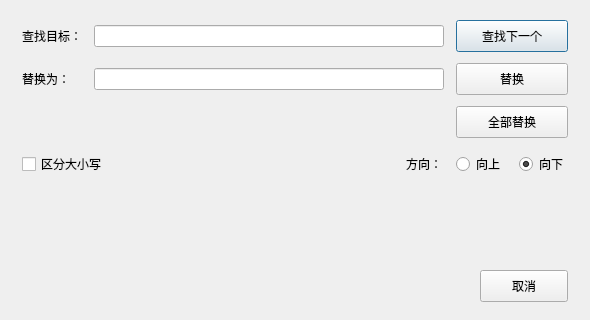
<?xml version="1.0" encoding="UTF-8"?>
<ui version="4.0">
 <class>ReplaceDialog</class>
 <widget class="QDialog" name="ReplaceDialog">
  <property name="geometry">
   <rect>
    <x>0</x>
    <y>0</y>
    <width>590</width>
    <height>320</height>
   </rect>
  </property>
  <property name="windowTitle">
   <string>替换</string>
  </property>
  <layout class="QVBoxLayout" name="verticalLayout">
   <property name="spacing">
    <number>14</number>
   </property>
   <property name="leftMargin">
    <number>22</number>
   </property>
   <property name="topMargin">
    <number>20</number>
   </property>
   <property name="rightMargin">
    <number>22</number>
   </property>
   <property name="bottomMargin">
    <number>18</number>
   </property>
   <item>
    <layout class="QGridLayout" name="fieldsLayout">
     <property name="horizontalSpacing">
      <number>12</number>
     </property>
     <property name="verticalSpacing">
      <number>11</number>
     </property>
     <item row="0" column="0">
      <widget class="QLabel" name="findLabel">
       <property name="text">
        <string>查找目标：</string>
       </property>
       <property name="buddy">
        <cstring>findLineEdit</cstring>
       </property>
      </widget>
     </item>
     <item row="0" column="1">
      <widget class="QLineEdit" name="findLineEdit">
       <property name="clearButtonEnabled">
        <bool>true</bool>
       </property>
      </widget>
     </item>
     <item row="0" column="2">
      <widget class="QPushButton" name="findNextButton">
       <property name="minimumSize">
        <size>
         <width>112</width>
         <height>32</height>
        </size>
       </property>
       <property name="text">
        <string>查找下一个</string>
       </property>
      </widget>
     </item>
     <item row="1" column="0">
      <widget class="QLabel" name="replaceLabel">
       <property name="text">
        <string>替换为：</string>
       </property>
       <property name="buddy">
        <cstring>replaceLineEdit</cstring>
       </property>
      </widget>
     </item>
     <item row="1" column="1">
      <widget class="QLineEdit" name="replaceLineEdit">
       <property name="clearButtonEnabled">
        <bool>true</bool>
       </property>
      </widget>
     </item>
     <item row="1" column="2">
      <widget class="QPushButton" name="replaceButton">
       <property name="minimumSize">
        <size>
         <width>112</width>
         <height>32</height>
        </size>
       </property>
       <property name="text">
        <string>替换</string>
       </property>
      </widget>
     </item>
     <item row="2" column="2">
      <widget class="QPushButton" name="replaceAllButton">
       <property name="minimumSize">
        <size>
         <width>112</width>
         <height>32</height>
        </size>
       </property>
       <property name="text">
        <string>全部替换</string>
       </property>
      </widget>
     </item>
    </layout>
   </item>
   <item>
    <layout class="QHBoxLayout" name="optionsLayout">
     <item>
      <widget class="QCheckBox" name="caseSensitiveCheckBox">
       <property name="text">
        <string>区分大小写</string>
       </property>
      </widget>
     </item>
     <item>
      <spacer name="optionsSpacer">
       <property name="orientation">
        <enum>Qt::Horizontal</enum>
       </property>
       <property name="sizeHint" stdset="0">
        <size>
         <width>30</width>
         <height>20</height>
        </size>
       </property>
      </spacer>
     </item>
     <item>
      <widget class="QLabel" name="directionLabel">
       <property name="text">
        <string>方向：</string>
       </property>
      </widget>
     </item>
     <item>
      <widget class="QRadioButton" name="backwardRadioButton">
       <property name="text">
        <string>向上</string>
       </property>
      </widget>
     </item>
     <item>
      <widget class="QRadioButton" name="forwardRadioButton">
       <property name="text">
        <string>向下</string>
       </property>
       <property name="checked">
        <bool>true</bool>
       </property>
      </widget>
     </item>
    </layout>
   </item>
   <item>
    <widget class="QLabel" name="messageLabel">
     <property name="minimumSize">
      <size>
       <width>0</width>
       <height>24</height>
      </size>
     </property>
     <property name="text">
      <string/>
     </property>
    </widget>
   </item>
   <item>
    <spacer name="mainSpacer">
     <property name="orientation">
      <enum>Qt::Vertical</enum>
     </property>
     <property name="sizeHint" stdset="0">
      <size>
       <width>20</width>
       <height>8</height>
      </size>
     </property>
    </spacer>
   </item>
   <item>
    <layout class="QHBoxLayout" name="buttonLayout">
     <item>
      <spacer name="buttonSpacer">
       <property name="orientation">
        <enum>Qt::Horizontal</enum>
       </property>
       <property name="sizeHint" stdset="0">
        <size>
         <width>40</width>
         <height>20</height>
        </size>
       </property>
      </spacer>
     </item>
     <item>
      <widget class="QPushButton" name="cancelButton">
       <property name="minimumSize">
        <size>
         <width>88</width>
         <height>32</height>
        </size>
       </property>
       <property name="text">
        <string>取消</string>
       </property>
      </widget>
     </item>
    </layout>
   </item>
  </layout>
 </widget>
 <resources/>
 <connections/>
</ui>
